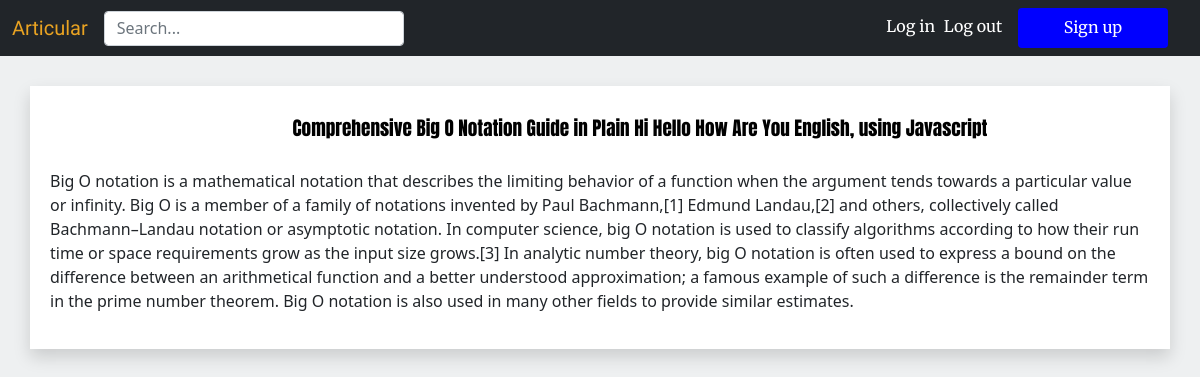
The app's page /blog_detail/1/ with its own data.
### apps/main/models.py (models this page shows, shortened)
class Post(models.Model):
    user = models.ForeignKey(User,related_name='user',on_delete=models.CASCADE)
    title = models.CharField(max_length=255,blank=True,null=True)
    tags = TaggableManager()
    content = models.TextField(blank=True,null=True)
    created_at = models.DateTimeField(auto_now_add=True)
    class Meta:
    	ordering = ('-created_at',)

### apps/blog_detail/views.py (the view)
# urls.py: path('', include('apps.blog_detail.urls')),
def blog_detail(request,pk):
    posts = get_object_or_404(Post,pk=pk)
    context={'posts':posts}
    return render(request,'blog_detail.html',context)

### apps/blog_detail/templates/blog_detail.html
{% extends 'base.html' %}
{% load static %}
{% block content %}
<div class="shadow" style="margin: 30px; padding: 20px; background-color: white;">
    <h1 style="text-align: center;" class="post_title">{{posts.title}}</h1>
    <p style="margin-top: 30px;" class="post_para">{{posts.content|safe}}</p>
</div>
{% endblock %}

### static/css/base.css (style rules this page uses)
.post_title { font-family: 'Anton', sans-serif; text-indent: 80px; margin: 10px; color: black; font-size: larger; }

### records on screen
Post: title "Comprehensive Big O Notation Guide in Plain Hi Hello How Are You English, using Javascript", content "Big O notation is a mathematical notation that describes the limiting behavior of a function when the argument tends towards a particular value or infinity. Big O is a member of a family of notations invented by Paul Bachmann,[1] Edmund Landau,[2] and others, collectively called Bachmann–Landau notation or asymptotic notation. In computer science, big O notation is used to classify algorithms according to how their run time or space requirements grow as the input size grows.[3] In analytic number theory, big O notation is often used to express a bound on the difference between an arithmetical function and a better understood approximation; a famous example of such a difference is the…"
